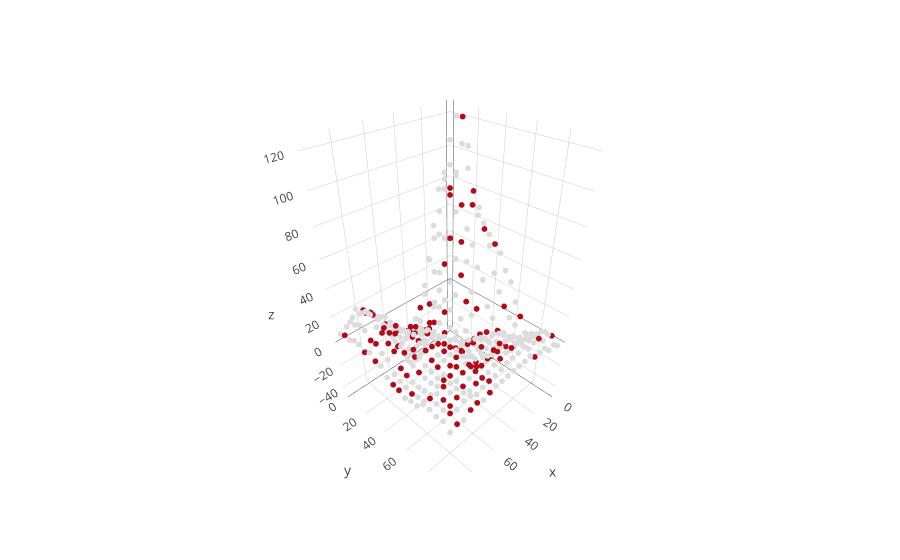

Notebook code cell kept with this figure:
### Code cell
iplot([go.Scatter3d(x = X[:,0], y = X[:,1], z=inf_svi.sample_post(), mode = 'markers', marker=dict(size = 2, color = color), name = "svi variances")])

### Figure 1 — Plotly figure (JSON) as saved in the notebook; plotly's stock layout.template omitted (floating-point values rounded to 4 significant figures; data arrays with more than 128 entries replaced by an {"elided": "..."} marker saying what was removed)
{"data": [{"marker": {"color": {"elided": "400 int values"}, "size": 2}, "mode": "markers", "name": "svi variances", "type": "scatter3d", "x": {"elided": "400 int values"}, "y": {"elided": "400 int values"}, "z": {"elided": "400 float values"}}], "layout": {}}
